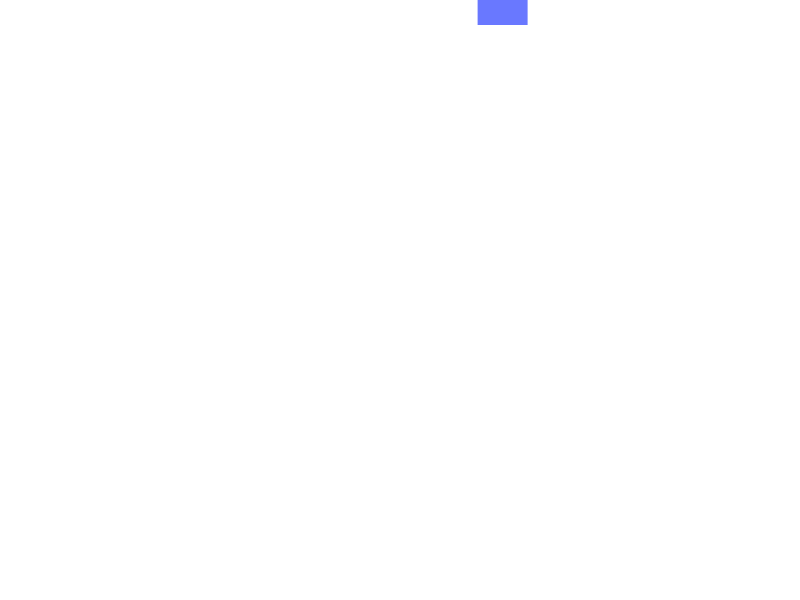
Frame 1 (no input)
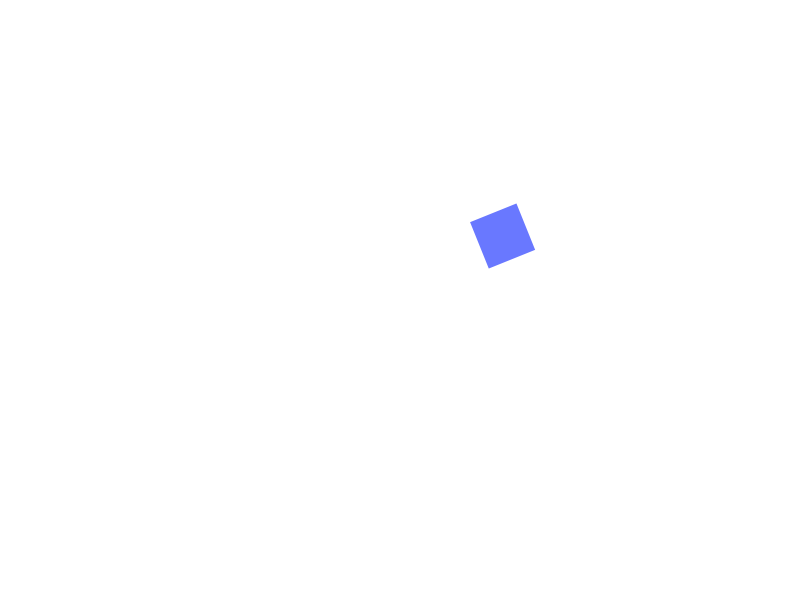
Frame 60 (the mouse pressed at the canvas centre just before this capture)
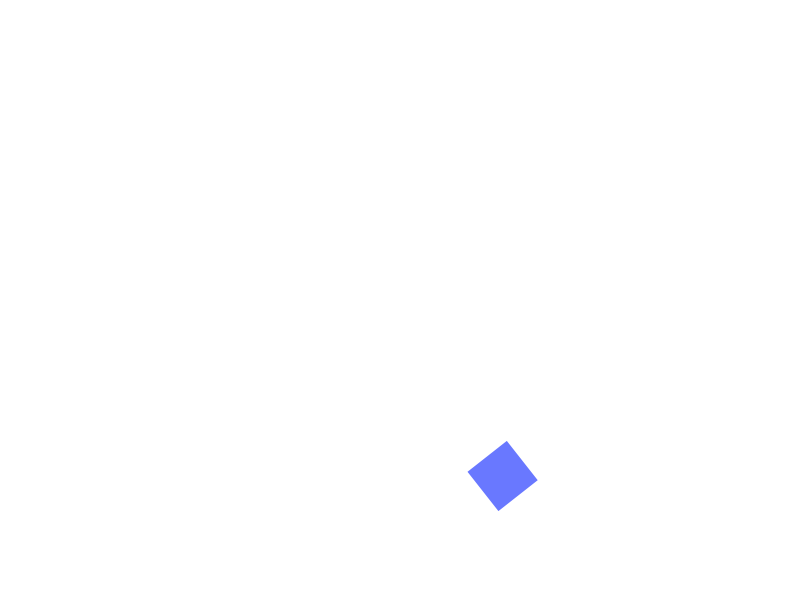
Frame 120 (the mouse held since frame 60 and released just before this capture)

The Processing sketch that drew these frames (run headless with seeded random() and noise(); from frame 60 on, the mouse is pressed at the canvas centre):

// Processing sketch: processing_52993
// ── processing_52993.pde

int baja;
float giro;
float giroli;
int ceta;
float equis;
void setup(){
size(800,600);

noStroke();
smooth();
baja=0;
giro=0.0;

equis=0;
 equis=(random(50,750));
}

void draw(){
  background(255);

  
  if(baja>=570){

  translate(equis,baja);
  rotate(giro);
  rectMode(CENTER);
  rect(0,0,50,50);
  

  
  }
  
else{
translate(equis,baja);
rotate(giro);
fill(0,25,255,150);
  rectMode(CENTER);
  rect(0,0,50,50);
  giro=giro+0.1;
 
  baja=baja+4;

  
}
}
